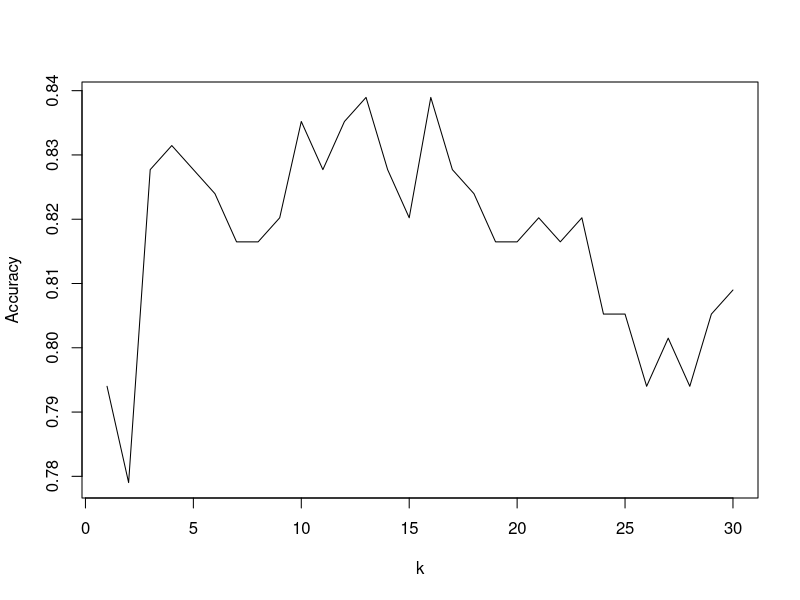
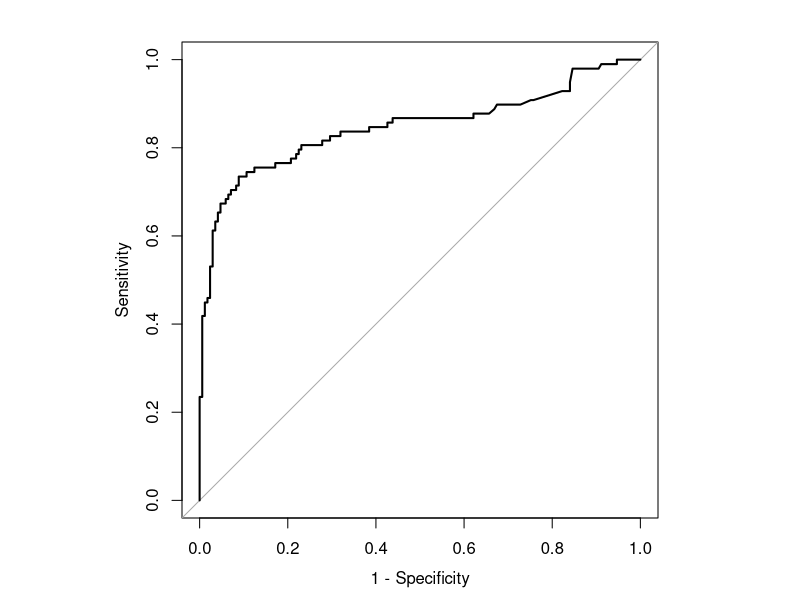
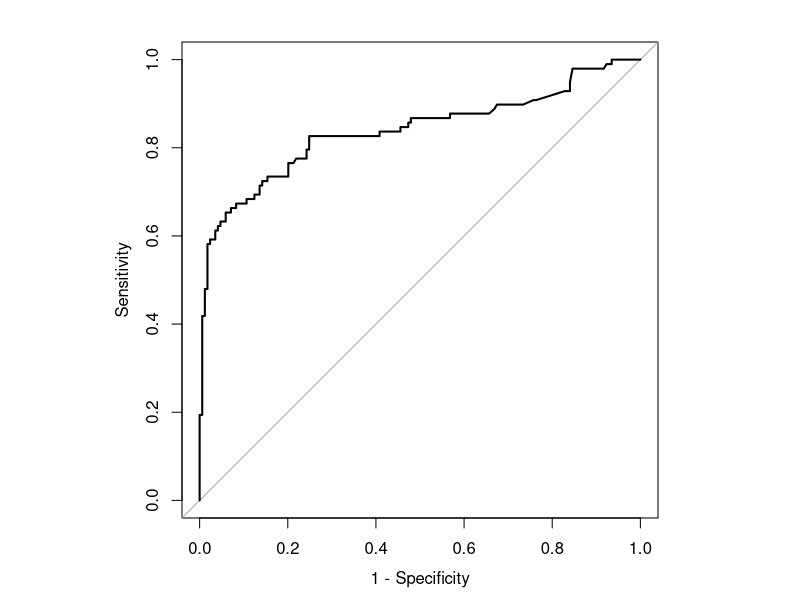
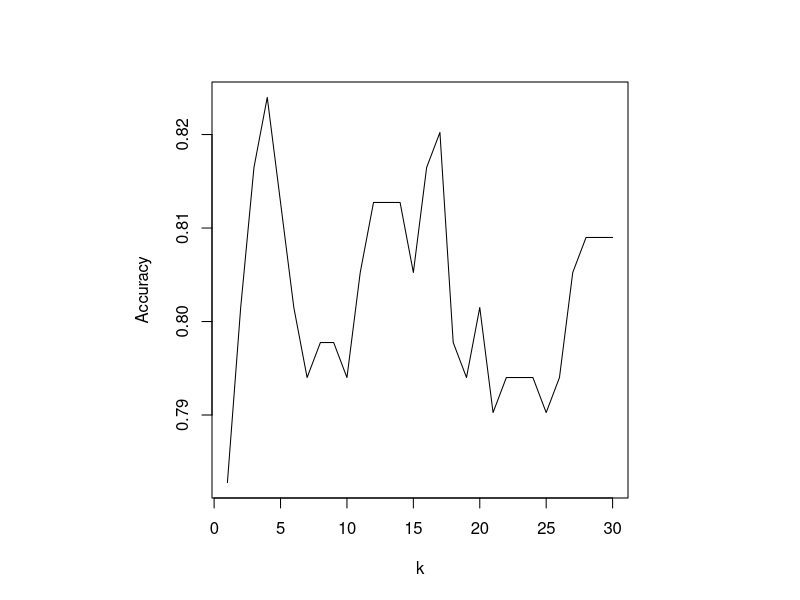

Source code (R) for these figures, in order:
setwd("C:/Users/RPJ/Desktop/Notes/Data Analysis/R")
#-------------Loading data-------------------
Train.data=read.csv("ProjectTrain.csv",header=T)
Test.data=read.csv("ProjectTest.csv",header=T)
library(plyr)
library(MASS)
library(class)
library(caret)
attach(Train.data)

#-------------------Data Preparation-------------------
#Replacing missing age values with mean age for training data
mean.age.train=mean(Age,na.rm=TRUE)
Train.data$Age[is.na(Train.data$Age)]=mean.age.train
Train.data$Age=lapply(Train.data$Age,round,2)
  
#Replacing missing age values with mean age for testing data
mean.age.test=mean(Test.data$Age,na.rm=TRUE)
Test.data$Age[is.na(Test.data$Age)]=mean.age.test
Test.data$Age=lapply(Test.data$Age,round,2)

#Filling missing Embarked values with mode for training data
unique_embarked<-unique(Embarked)
mode_embarked=unique_embarked[which.max(tabulate(match(Embarked, unique_embarked)))]
mode_embarked
mode_embarked="S" #Since the mode obtained is S
Train.data$Embarked[Train.data$Embarked==""]="S"

#Changing data type to factor for training data
Train.data$Survived=factor(Train.data$Survived)
Train.data$Pclass=factor(Train.data$Pclass)
Train.data$Sex=factor(Train.data$Sex)
Train.data$Embarked=factor(Train.data$Embarked)
Train.data$Age=unlist(Train.data$Age)
str(Train.data)
attach(Train.data)

#Changing data type to factor for testing data
Test.data$Survived=factor(Test.data$Survived)
Test.data$Pclass=factor(Test.data$Pclass)
Test.data$Sex=factor(Test.data$Sex)
Test.data$Embarked=factor(Test.data$Embarked)
Test.data$Age=unlist(Test.data$Age)
str(Test.data)

#---------------------------------Logistic regression---------------------------------
logistic.fit=glm(Survived~Pclass+Age+Sex+SibSp+Parch+Embarked,data=Train.data,family='binomial')
summary(logistic.fit)

logistic.probability=predict(logistic.fit,Test.data,type="response")

logistic.predict=rep("0",267)
logistic.predict[logistic.probability>0.5]="1"
attach(Test.data)
confusion.logistic=table(logistic.predict,Survived) #confusion matrix
confusion.logistic
Accuracy.logistic=mean(logistic.predict==Survived)
Accuracy.logistic
tp.logistic=confusion.logistic[2,2]/(confusion.logistic[1,2]+confusion.logistic[2,2])
tp.logistic #true positive rate
fp.logistic=confusion.logistic[2,1]/(confusion.logistic[1,1]+confusion.logistic[2,1])
fp.logistic #false positive rate

#---------------------------------Linear Discriminant Analysis---------------------------------

lda.fit=lda(Survived~Pclass+Age+Sex+SibSp+Parch+Embarked,data=Train.data)
lda.predict=predict(lda.fit,Test.data)

lda.class=lda.predict$class
attach(Test.data)
confusion.lda=table(lda.class,Survived)
confusion.lda
Accuracy.lda=mean(lda.class==Survived)
Accuracy.lda
tp.lda=confusion.lda[2,2]/(confusion.lda[1,2]+confusion.lda[2,2])
tp.lda
fp.lda=confusion.lda[2,1]/(confusion.lda[1,1]+confusion.lda[2,1])
fp.lda

# ---------------------------------Quadratic Discriminant Analysis---------------------------------

qda.fit=qda(Survived~Pclass+Age+Sex+SibSp+Parch+Embarked,data=Train.data)
qda.predict=predict(qda.fit,Test.data)

qda.class=qda.predict$class
attach(Test.data)
confusion.qda=table(qda.class,Survived)
confusion.qda
Accuracy.qda=mean(qda.class==Survived)
Accuracy.qda
tp.qda=confusion.qda[2,2]/(confusion.qda[1,2]+confusion.qda[2,2])
tp.qda
fp.qda=confusion.qda[2,1]/(confusion.qda[1,1]+confusion.qda[2,1])
fp.qda

# ---------------------------------KNN---------------------------------
attach(Train.data)
train.X=data.frame(Pclass,Age,Sex,SibSp,Parch,Embarked)
train.Y=Train.data$Survived
attach(Test.data)
test.X=data.frame(Pclass,Age,Sex,SibSp,Parch,Embarked)
test.Y=Test.data$Survived

# Scaling of data is done to remove huge differences between columns of data
# For eg, age will have a large range of values compared to sibsp
attach(train.X)
library(psych)
train.X[,c("Age","SibSp","Parch")]=scale(train.X[,c("Age","SibSp","Parch")])
# Dummy variable encoding for training data
train.X$Sex=dummy.code(train.X$Sex)
train.X$Pclass=as.data.frame(dummy.code(train.X$Pclass))
train.X$Embarked=as.data.frame(dummy.code(train.X$Embarked))
str(train.X)
head(train.X)

#Scaling for testing data
attach(test.X)
test.X[,c("Age","SibSp","Parch")]=scale(test.X[,c("Age","SibSp","Parch")])
# Dummy variable encoding for testing data
test.X$Sex=dummy.code(test.X$Sex)
test.X$Pclass=as.data.frame(dummy.code(test.X$Pclass))
test.X$Embarked=as.data.frame(dummy.code(test.X$Embarked))
str(test.X)
head(test.X)

#for loop and if condition is used to check model accuracy for different values of k from 1 to 30
set.seed(5)
i=1
mean.knn=matrix(,nrow=30,ncol=2)
for (i in 1:nrow(mean.knn))
{
  knn.predict=knn(train.X,test.X,train.Y,k=i)
  table(knn.predict,test.Y)
  mean.knn[i,1]=mean(knn.predict==Test.data$Survived)
  mean.knn[i,2]=i
}
plot(mean.knn[,2],mean.knn[,1],type="l",xlab="k",ylab="Accuracy")
max(mean.knn[,1]) #k value corresponding to this is 13 and it is the desired value

knn.predict=knn(train.X,test.X,train.Y,k=13)
confusion.knn=table(knn.predict,test.Y)
confusion.knn
Accuracy.knn=mean(knn.predict==Survived)
Accuracy.knn
tp.knn=confusion.knn[2,2]/(confusion.knn[1,2]+confusion.knn[2,2])
tp.knn
fp.knn=confusion.knn[2,1]/(confusion.knn[1,1]+confusion.knn[2,1])
fp.knn


# ---------------------------------With Cabin data - Logistic Regression---------------------------------

#Cabin data categorization-Here, the grouping is done based on cabin alphabet. For eg, A1 to A30 are grouped into A and so on

#Training data
Train.data$Cabin=as.character(Train.data$Cabin)
Train.data$Cabin[Train.data$Cabin==""]='X'
Train.data$Cabin[substr(Train.data$Cabin, 1, 1)=='A']='A'
Train.data$Cabin[substr(Train.data$Cabin, 1, 1)=='B']='B'
Train.data$Cabin[substr(Train.data$Cabin, 1, 1)=='C']='C'
Train.data$Cabin[substr(Train.data$Cabin, 1, 1)=='D']='D'
Train.data$Cabin[substr(Train.data$Cabin, 1, 1)=='E']='E'
Train.data$Cabin[substr(Train.data$Cabin, 1, 1)=='F']='F'
Train.data$Cabin[substr(Train.data$Cabin, 1, 1)=='G']='G'
Train.data$Cabin[substr(Train.data$Cabin, 1, 1)=='T']='T'
Train.data$Cabin=as.factor(Train.data$Cabin)

#Test data
Test.data$Cabin=as.character(Test.data$Cabin)
Test.data$Cabin[Test.data$Cabin==""]='X'
Test.data$Cabin[substr(Test.data$Cabin, 1, 1)=='A']='A'
Test.data$Cabin[substr(Test.data$Cabin, 1, 1)=='B']='B'
Test.data$Cabin[substr(Test.data$Cabin, 1, 1)=='C']='C'
Test.data$Cabin[substr(Test.data$Cabin, 1, 1)=='D']='D'
Test.data$Cabin[substr(Test.data$Cabin, 1, 1)=='E']='E'
Test.data$Cabin[substr(Test.data$Cabin, 1, 1)=='F']='F'
Test.data$Cabin[substr(Test.data$Cabin, 1, 1)=='G']='G'
Test.data$Cabin[substr(Test.data$Cabin, 1, 1)=='T']='T'
Test.data$Cabin=as.factor(Test.data$Cabin)

#logistic regression including cabin data
lfit.cabin=glm(Survived~Pclass+Age+Sex+SibSp+Parch+Embarked+Cabin,data=Train.data,family='binomial')
summary(lfit.cabin)

lprobability.cabin=predict(lfit.cabin,Test.data,type="response")

lpredict.cabin=rep("0",267)
lpredict.cabin[lprobability.cabin>0.5]="1"
attach(Test.data)
confusion.cabin=table(lpredict.cabin,Survived)
confusion.cabin
Accuracy.cabin=mean(lpredict.cabin==Survived)
Accuracy.cabin
tp.cabin=confusion.cabin[2,2]/(confusion.cabin[1,2]+confusion.cabin[2,2])
tp.cabin
fp.cabin=confusion.cabin[2,1]/(confusion.cabin[1,1]+confusion.cabin[2,1])
fp.cabin


#------------------------------Adjusted Odds ratio------------------------------

logistic2.fit=glm(Survived~Pclass+Sex+Embarked,data=Train.data,family='binomial')
summary(logistic2.fit)

aor=exp(logistic2.fit$coefficients)
round(aor,3)


#-----------------------------Threshold=0.8----------------------------------
lpredict.cabin.h=rep("0",267)
lpredict.cabin.h[lprobability.cabin>0.8]="1"
attach(Test.data)
confusion.cabin.h=table(lpredict.cabin.h,Survived)
confusion.cabin.h
Accuracy.cabin.h=mean(lpredict.cabin.h==Survived)
Accuracy.cabin.h
tp.cabin.h=confusion.cabin.h[2,2]/(confusion.cabin.h[1,2]+confusion.cabin.h[2,2])
tp.cabin.h
fp.cabin.h=confusion.cabin.h[2,1]/(confusion.cabin.h[1,1]+confusion.cabin.h[2,1])
fp.cabin.h

library(pROC)
par(pty="s")
roc(Test.data$Survived,lprobability.cabin,plot=TRUE,ci=TRUE,legacy.axes=TRUE)


#-----------------------------Threshold=0.2----------------------------------
lpredict.cabin.l=rep("0",267)
lpredict.cabin.l[lprobability.cabin>0.2]="1"
attach(Test.data)
confusion.cabin.l=table(lpredict.cabin.l,Survived)
confusion.cabin.l
Accuracy.cabin.l=mean(lpredict.cabin.l==Survived)
Accuracy.cabin.l
tp.cabin.l=confusion.cabin.l[2,2]/(confusion.cabin.l[1,2]+confusion.cabin.l[2,2])
tp.cabin.l
fp.cabin.l=confusion.cabin.l[2,1]/(confusion.cabin.l[1,1]+confusion.cabin.l[2,1])
fp.cabin.l

#-----------------------------ROC curve LDA------------------------------------
library(pROC)
par(pty="s")
roc(Test.data$Survived,lda.predict$posterior[,2],plot=TRUE,ci=TRUE,legacy.axes=TRUE)

#--------------------------------- KNN_updated---------------------------------
#Here, only those predictors that were found to be statistically significant in LR have been considered.
attach(Train.data)
train.X.n=data.frame(Pclass,Age,Sex,SibSp)
train.Y.n=Train.data$Survived
attach(Test.data)
test.X.n=data.frame(Pclass,Age,Sex,SibSp)
test.Y.n=Test.data$Survived

# Scaling of data
attach(train.X.n)
library(psych)
train.X.n[,c("Age","SibSp")]=scale(train.X.n[,c("Age","SibSp")])
# Dummy variable
train.X.n$Sex=dummy.code(train.X.n$Sex)
train.X.n$Pclass=as.data.frame(dummy.code(train.X.n$Pclass))
str(train.X.n)
head(train.X.n)

attach(test.X.n)
test.X.n[,c("Age","SibSp")]=scale(test.X.n[,c("Age","SibSp")])
# Dummy variable
test.X.n$Sex=dummy.code(test.X.n$Sex)
test.X.n$Pclass=as.data.frame(dummy.code(test.X.n$Pclass))
str(test.X.n)
head(test.X.n)

# k values from 1 to 30
set.seed(5)
i=1
mean.knn.n=matrix(,nrow=30,ncol=2)
for (i in 1:nrow(mean.knn.n))
{
  knn.predict.n=knn(train.X.n,test.X.n,train.Y.n,k=i)
  table(knn.predict.n,test.Y.n)
  mean.knn.n[i,1]=mean(knn.predict.n==Test.data$Survived)
  mean.knn.n[i,2]=i
}
plot(mean.knn.n[,2],mean.knn.n[,1],type="l",xlab="k",ylab="Accuracy")
max(mean.knn.n[,1]) #Corresponding k value is 4

knn.predict.n=knn(train.X.n,test.X.n,train.Y.n,k=13)
confusion.knn.n=table(knn.predict.n,test.Y.n)
confusion.knn.n
Accuracy.knn.n=mean(knn.predict.n==Survived)
Accuracy.knn.n
tp.knn.n=confusion.knn.n[2,2]/(confusion.knn.n[1,2]+confusion.knn.n[2,2])
tp.knn.n
fp.knn.n=confusion.knn.n[2,1]/(confusion.knn.n[1,1]+confusion.knn.n[2,1])
fp.knn.n

